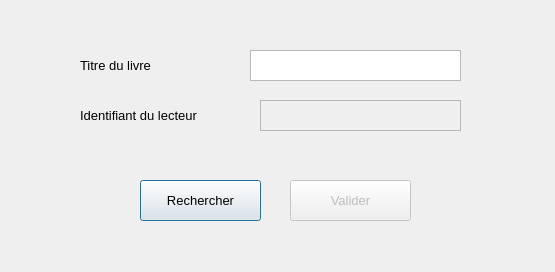
<?xml version="1.0" encoding="UTF-8"?>
<ui version="4.0">
 <class>Dialog</class>
 <widget class="QDialog" name="Dialog">
  <property name="geometry">
   <rect>
    <x>0</x>
    <y>0</y>
    <width>555</width>
    <height>272</height>
   </rect>
  </property>
  <property name="windowTitle">
   <string>Dialog</string>
  </property>
  <property name="modal">
   <bool>true</bool>
  </property>
  <widget class="QLabel" name="Titre_livre_label_2">
   <property name="geometry">
    <rect>
     <x>80</x>
     <y>50</y>
     <width>161</width>
     <height>31</height>
    </rect>
   </property>
   <property name="font">
    <font>
     <pointsize>10</pointsize>
    </font>
   </property>
   <property name="text">
    <string>Titre du livre</string>
   </property>
  </widget>
  <widget class="QTextEdit" name="Id_lecteur_textEdit">
   <property name="enabled">
    <bool>false</bool>
   </property>
   <property name="geometry">
    <rect>
     <x>260</x>
     <y>100</y>
     <width>201</width>
     <height>31</height>
    </rect>
   </property>
  </widget>
  <widget class="QPushButton" name="Recherche_emprunt_livre">
   <property name="geometry">
    <rect>
     <x>140</x>
     <y>180</y>
     <width>121</width>
     <height>41</height>
    </rect>
   </property>
   <property name="font">
    <font>
     <pointsize>10</pointsize>
    </font>
   </property>
   <property name="text">
    <string>Rechercher</string>
   </property>
  </widget>
  <widget class="QLabel" name="Id_lecteur_label">
   <property name="geometry">
    <rect>
     <x>80</x>
     <y>100</y>
     <width>161</width>
     <height>31</height>
    </rect>
   </property>
   <property name="font">
    <font>
     <pointsize>10</pointsize>
    </font>
   </property>
   <property name="text">
    <string>Identifiant du lecteur</string>
   </property>
  </widget>
  <widget class="QPushButton" name="Valider_emprunt_livre">
   <property name="enabled">
    <bool>false</bool>
   </property>
   <property name="geometry">
    <rect>
     <x>290</x>
     <y>180</y>
     <width>121</width>
     <height>41</height>
    </rect>
   </property>
   <property name="font">
    <font>
     <pointsize>10</pointsize>
    </font>
   </property>
   <property name="text">
    <string>Valider</string>
   </property>
  </widget>
  <widget class="QTextEdit" name="Titre_livre_textEdit_2">
   <property name="enabled">
    <bool>true</bool>
   </property>
   <property name="geometry">
    <rect>
     <x>250</x>
     <y>50</y>
     <width>211</width>
     <height>31</height>
    </rect>
   </property>
  </widget>
 </widget>
 <resources/>
 <connections/>
</ui>
